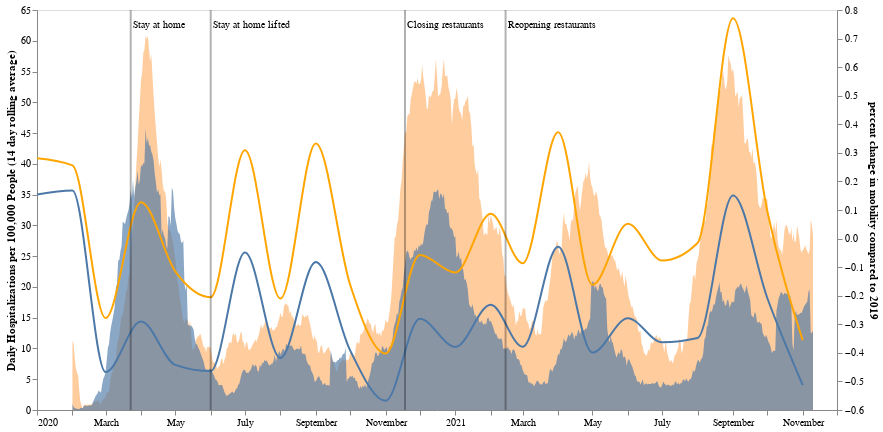

The code cell stored with this chart in its notebook:
### Code cell
figure1

### Figure 1 — Vega-Lite specification as saved in the notebook (floating-point values rounded to 4 significant figures; data arrays with more than 128 entries replaced by an {"elided": "..."} marker saying what was removed)
{"config": {"view": {"continuousWidth": 400, "continuousHeight": 300}}, "layer": [{"layer": [{"mark": {"type": "area", "opacity": 0.4}, "encoding": {"color": {"value": "#ff7f0e"}, "x": {"type": "temporal", "axis": {"grid": false, "title": null}, "field": "Date"}, "y": {"type": "quantitative", "axis": {"grid": false}, "field": "Hospitalization_Rate", "scale": {"domain": [0, 65]}, "stack": null}}, "height": 400, "transform": [{"filter": "(datum.region === 'sKC')"}], "width": 800}, {"mark": {"type": "area", "opacity": 0.65}, "encoding": {"x": {"type": "temporal", "axis": {"grid": false, "title": null}, "field": "Date"}, "y": {"type": "quantitative", "axis": {"grid": false, "title": " Daily Hospitalizations per 100,000 People (14 day rolling average)"}, "field": "Hospitalization_Rate", "scale": {"domain": [0, 65]}, "stack": null}}, "height": 400, "transform": [{"filter": "(datum.region === 'nKC')"}], "width": 800}], "data": {"name": "data-8830b52e3ca2d76c5e4a0335aeeb409a"}}, {"layer": [{"data": {"name": "data-10c8f5c847f7b7bb006a38451f9e12aa"}, "mark": {"type": "line", "interpolate": "monotone", "opacity": 1.0}, "encoding": {"x": {"type": "temporal", "axis": {"grid": false, "title": null}, "field": "date"}, "y": {"type": "quantitative", "axis": {"grid": false, "title": "percent change in mobility compared to 2019"}, "field": "value"}}, "height": 400, "width": 800}, {"data": {"name": "data-e49234eba73d1ecc835c28aa910384ab"}, "mark": {"type": "line", "color": "orange", "interpolate": "monotone", "opacity": 1.0}, "encoding": {"x": {"type": "temporal", "axis": {"grid": false, "title": null}, "field": "date"}, "y": {"type": "quantitative", "axis": {"grid": false, "title": "percent change in mobility compared to 2019"}, "field": "value"}}, "height": 400, "width": 800}]}, {"data": {"name": "data-6a790f61f5a133bed9fa0784e3bfcda8"}, "mark": {"type": "rule", "color": "black", "opacity": 0.3, "strokeWidth": 2}, "encoding": {"x": {"type": "temporal", "axis": {"title": null}, "field": "date"}}, "height": 400, "width": 800}, {"data": {"name": "data-6a790f61f5a133bed9fa0784e3bfcda8"}, "mark": {"type": "text", "align": "left", "baseline": "middle", "dx": 2, "dy": -185, "size": 10}, "encoding": {"color": {"value": "#000000"}, "text": {"type": "nominal", "field": "event"}, "x": {"type": "temporal", "axis": {"title": null}, "field": "date"}}, "height": 400, "width": 800}], "resolve": {"scale": {"color": "independent", "y": "independent"}}, "$schema": "https://vega.github.io/schema/vega-lite/v4.8.1.json", "datasets": {"data-8830b52e3ca2d76c5e4a0335aeeb409a": {"elided": "1298 records"}, "data-10c8f5c847f7b7bb006a38451f9e12aa": [{"month": "01", "year": "20-19", "value": 0.154, "full_year": "2020", "date": "2020-01-01T00:00:00"}, {"month": "02", "year": "20-19", "value": 0.1679, "full_year": "2020", "date": "2020-02-01T00:00:00"}, {"month": "03", "year": "20-19", "value": -0.4673, "full_year": "2020", "date": "2020-03-01T00:00:00"}, {"month": "04", "year": "20-19", "value": -0.2906, "full_year": "2020", "date": "2020-04-01T00:00:00"}, {"month": "05", "year": "20-19", "value": -0.442, "full_year": "2020", "date": "2020-05-01T00:00:00"}, {"month": "06", "year": "20-19", "value": -0.4639, "full_year": "2020", "date": "2020-06-01T00:00:00"}, {"month": "07", "year": "20-19", "value": -0.04915, "full_year": "2020", "date": "2020-07-01T00:00:00"}, {"month": "08", "year": "20-19", "value": -0.4178, "full_year": "2020", "date": "2020-08-01T00:00:00"}, {"month": "09", "year": "20-19", "value": -0.08242, "full_year": "2020", "date": "2020-09-01T00:00:00"}, {"month": "10", "year": "20-19", "value": -0.3912, "full_year": "2020", "date": "2020-10-01T00:00:00"}, {"month": "11", "year": "20-19", "value": -0.5678, "full_year": "2020", "date": "2020-11-01T00:00:00"}, {"month": "12", "year": "20-19", "value": -0.2807, "full_year": "2020", "date": "2020-12-01T00:00:00"}, {"month": "01", "year": "21-19", "value": -0.3792, "full_year": "2021", "date": "2021-01-01T00:00:00"}, {"month": "02", "year": "21-19", "value": -0.232, "full_year": "2021", "date": "2021-02-01T00:00:00"}, {"month": "03", "year": "21-19", "value": -0.3788, "full_year": "2021", "date": "2021-03-01T00:00:00"}, {"month": "04", "year": "21-19", "value": -0.02874, "full_year": "2021", "date": "2021-04-01T00:00:00"}, {"month": "05", "year": "21-19", "value": -0.3991, "full_year": "2021", "date": "2021-05-01T00:00:00"}, {"month": "06", "year": "21-19", "value": -0.2787, "full_year": "2021", "date": "2021-06-01T00:00:00"}, {"month": "07", "year": "21-19", "value": -0.3626, "full_year": "2021", "date": "2021-07-01T00:00:00"}, {"month": "08", "year": "21-19", "value": -0.3478, "full_year": "2021", "date": "2021-08-01T00:00:00"}, {"month": "09", "year": "21-19", "value": 0.1511, "full_year": "2021", "date": "2021-09-01T00:00:00"}, {"month": "10", "year": "21-19", "value": -0.208, "full_year": "2021", "date": "2021-10-01T00:00:00"}, {"month": "11", "year": "21-19", "value": -0.5128, "full_year": "2021", "date": "2021-11-01T00:00:00"}, {"month": "12", "year": "21-19", "value": null, "full_year": "2021", "date": "2021-12-01T00:00:00"}], "data-e49234eba73d1ecc835c28aa910384ab": [{"month": "01", "year": "20-19", "value": 0.2809, "full_year": "2020", "date": "2020-01-01T00:00:00"}, {"month": "02", "year": "20-19", "value": 0.256, "full_year": "2020", "date": "2020-02-01T00:00:00"}, {"month": "03", "year": "20-19", "value": -0.278, "full_year": "2020", "date": "2020-03-01T00:00:00"}, {"month": "04", "year": "20-19", "value": 0.1271, "full_year": "2020", "date": "2020-04-01T00:00:00"}, {"month": "05", "year": "20-19", "value": -0.1146, "full_year": "2020", "date": "2020-05-01T00:00:00"}, {"month": "06", "year": "20-19", "value": -0.205, "full_year": "2020", "date": "2020-06-01T00:00:00"}, {"month": "07", "year": "20-19", "value": 0.3094, "full_year": "2020", "date": "2020-07-01T00:00:00"}, {"month": "08", "year": "20-19", "value": -0.21, "full_year": "2020", "date": "2020-08-01T00:00:00"}, {"month": "09", "year": "20-19", "value": 0.3329, "full_year": "2020", "date": "2020-09-01T00:00:00"}, {"month": "10", "year": "20-19", "value": -0.1615, "full_year": "2020", "date": "2020-10-01T00:00:00"}, {"month": "11", "year": "20-19", "value": -0.4022, "full_year": "2020", "date": "2020-11-01T00:00:00"}, {"month": "12", "year": "20-19", "value": -0.05751, "full_year": "2020", "date": "2020-12-01T00:00:00"}, {"month": "01", "year": "21-19", "value": -0.1191, "full_year": "2021", "date": "2021-01-01T00:00:00"}, {"month": "02", "year": "21-19", "value": 0.08653, "full_year": "2021", "date": "2021-02-01T00:00:00"}, {"month": "03", "year": "21-19", "value": -0.08631, "full_year": "2021", "date": "2021-03-01T00:00:00"}, {"month": "04", "year": "21-19", "value": 0.3722, "full_year": "2021", "date": "2021-04-01T00:00:00"}, {"month": "05", "year": "21-19", "value": -0.1614, "full_year": "2021", "date": "2021-05-01T00:00:00"}, {"month": "06", "year": "21-19", "value": 0.05161, "full_year": "2021", "date": "2021-06-01T00:00:00"}, {"month": "07", "year": "21-19", "value": -0.07695, "full_year": "2021", "date": "2021-07-01T00:00:00"}, {"month": "08", "year": "21-19", "value": -0.01546, "full_year": "2021", "date": "2021-08-01T00:00:00"}, {"month": "09", "year": "21-19", "value": 0.7716, "full_year": "2021", "date": "2021-09-01T00:00:00"}, {"month": "10", "year": "21-19", "value": 0.09575, "full_year": "2021", "date": "2021-10-01T00:00:00"}, {"month": "11", "year": "21-19", "value": -0.356, "full_year": "2021", "date": "2021-11-01T00:00:00"}, {"month": "12", "year": "21-19", "value": null, "full_year": "2021", "date": "2021-12-01T00:00:00"}], "data-6a790f61f5a133bed9fa0784e3bfcda8": [{"date": "2020-03-23T00:00:00", "event": "Stay at home"}, {"date": "2020-06-01T00:00:00", "event": "Stay at home lifted"}, {"date": "2020-11-18T00:00:00", "event": "Closing restaurants"}, {"date": "2021-02-14T00:00:00", "event": "Reopening restaurants"}]}}
